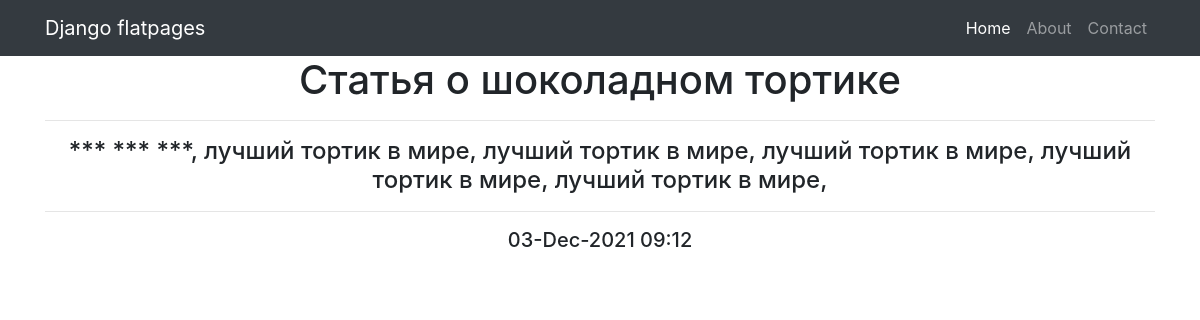
The app's page /news/13 with its own data.
### news/models.py (models this page shows, shortened)
class Post(models.Model):
    NEWS = 'NW'
    ARTICLE = 'AR'
    CATEGORY_CHOICES = (
        (NEWS, 'Нвовсть'),
        (ARTICLE, 'Статья')
    )
    category_type = models.CharField(max_length=2, choices=CATEGORY_CHOICES, default=ARTICLE)
    time_creation = models.DateTimeField(auto_now_add=True) # автоматичиски запоминает время создания
    title = models.CharField(max_length=256, verbose_name= 'заглавие') #обезательный аргумент в CharField (обозначает макс количество символов, имя в админке
    text = models.TextField(blank=True, editable=True) #blank - позволяет оставить поле пустым, editable - в дефолте True если False запрещает изменять значение в админке
    rating = models.SmallIntegerField(default=0)
    author_relation = models.ForeignKey(Author, on_delete=models.CASCADE)
    post_category_relation = models.ManyToManyField(Category, through='PostCategory')
    class Meta: # Класс дозволяє в адмінці прописати назви моделей в однині і в множині
        verbose_name = 'Пост'
        verbose_name_plural = 'Посты'

### news/views.py (the view)
# urls.py: path('<int:pk>', NewsDetail.as_view(), name='news_detail'),
class NewsDetail(DetailView):
    model = Post  # модель всё та же, но мы хотим получать детали конкретно отдельного товара
    template_name = 'detail_news.html'
    context_object_name = 'news'

### news/templatetags/custom_filters.py (called while the page is built)
@register.filter(name='censor')
def censor(value):
    text = value.split()
    for word in text:
        if word.lower() in CENSOR_LIST:
            value = value.replace(word, '***')
    return value

### template/detail_news.html (shortened to what this page needs)
{% extends 'default.html' %}
{% load custom_filters %}
{% block content %}
    <h1>{{ news.title }}</h1>
<hr>
    <h4>{{ news.text |censor }}</h4>
<hr>
    <h5>{{ news.time_creation|date:'d-M-Y h:m' }}</h5>
{% endblock content %}

### records on screen
Post: title "Статья о шоколадном тортике", text|censor "*** *** ***, лучший тортик в мире, лучший тортик в мире, лучший тортик в мире, лучший тортик в мире, лучший тортик в мире,", time_creation "03-Dec-2021 09:12"
